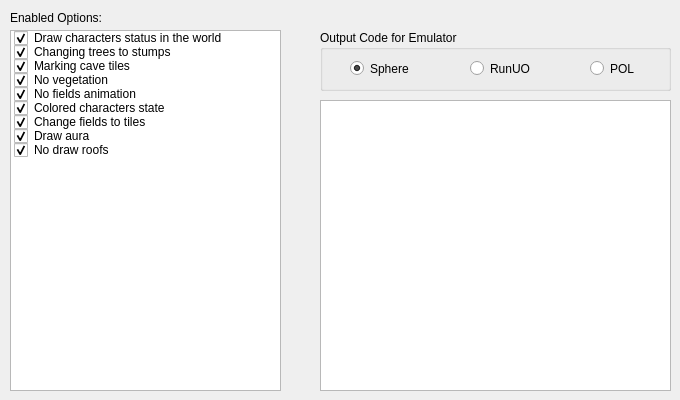
      <widget class="QWidget" name="tb_OrionFeatures">
       <attribute name="title">
        <string>Orion Features</string>
       </attribute>
       <widget class="QPlainTextEdit" name="pte_OrionFeaturesCode">
        <property name="geometry">
         <rect>
          <x>320</x>
          <y>100</y>
          <width>351</width>
          <height>291</height>
         </rect>
        </property>
        <property name="lineWrapMode">
         <enum>QPlainTextEdit::NoWrap</enum>
        </property>
        <property name="readOnly">
         <bool>true</bool>
        </property>
       </widget>
       <widget class="QLabel" name="label_19">
        <property name="geometry">
         <rect>
          <x>10</x>
          <y>10</y>
          <width>271</width>
          <height>16</height>
         </rect>
        </property>
        <property name="text">
         <string>Enabled Options:</string>
        </property>
       </widget>
       <widget class="QGroupBox" name="gb_OrionFeaturesEmulator">
        <property name="geometry">
         <rect>
          <x>320</x>
          <y>30</y>
          <width>351</width>
          <height>61</height>
         </rect>
        </property>
        <property name="title">
         <string>Output Code for Emulator</string>
        </property>
        <widget class="QRadioButton" name="rb_OrionFeaturesSphere">
         <property name="geometry">
          <rect>
           <x>30</x>
           <y>30</y>
           <width>71</width>
           <height>17</height>
          </rect>
         </property>
         <property name="text">
          <string>Sphere</string>
         </property>
         <property name="checked">
          <bool>true</bool>
         </property>
        </widget>
        <widget class="QRadioButton" name="rb_OrionFeaturesRunUO">
         <property name="geometry">
          <rect>
           <x>150</x>
           <y>30</y>
           <width>71</width>
           <height>17</height>
          </rect>
         </property>
         <property name="text">
          <string>RunUO</string>
         </property>
        </widget>
        <widget class="QRadioButton" name="rb_OrionFeaturesPOL">
         <property name="geometry">
          <rect>
           <x>270</x>
           <y>30</y>
           <width>51</width>
           <height>17</height>
          </rect>
         </property>
         <property name="text">
          <string>POL</string>
         </property>
        </widget>
       </widget>
       <widget class="QListWidget" name="lw_OrionFeaturesOptions">
        <property name="geometry">
         <rect>
          <x>10</x>
          <y>30</y>
          <width>271</width>
          <height>361</height>
         </rect>
        </property>
        <item>
         <property name="text">
          <string>Draw characters status in the world</string>
         </property>
         <property name="checkState">
          <enum>Checked</enum>
         </property>
        </item>
        <item>
         <property name="text">
          <string>Changing trees to stumps</string>
         </property>
         <property name="checkState">
          <enum>Checked</enum>
         </property>
        </item>
        <item>
         <property name="text">
          <string>Marking cave tiles</string>
         </property>
         <property name="checkState">
          <enum>Checked</enum>
         </property>
        </item>
        <item>
         <property name="text">
          <string>No vegetation</string>
         </property>
         <property name="checkState">
          <enum>Checked</enum>
         </property>
        </item>
        <item>
         <property name="text">
          <string>No fields animation</string>
         </property>
         <property name="checkState">
          <enum>Checked</enum>
         </property>
        </item>
        <item>
         <property name="text">
          <string>Colored characters state</string>
         </property>
         <property name="checkState">
          <enum>Checked</enum>
         </property>
        </item>
        <item>
         <property name="text">
          <string>Change fields to tiles</string>
         </property>
         <property name="checkState">
          <enum>Checked</enum>
         </property>
        </item>
        <item>
         <property name="text">
          <string>Draw aura</string>
         </property>
         <property name="checkState">
          <enum>Checked</enum>
         </property>
        </item>
        <item>
         <property name="text">
          <string>No draw roofs</string>
         </property>
         <property name="checkState">
          <enum>Checked</enum>
         </property>
        </item>
       </widget>
      </widget>
